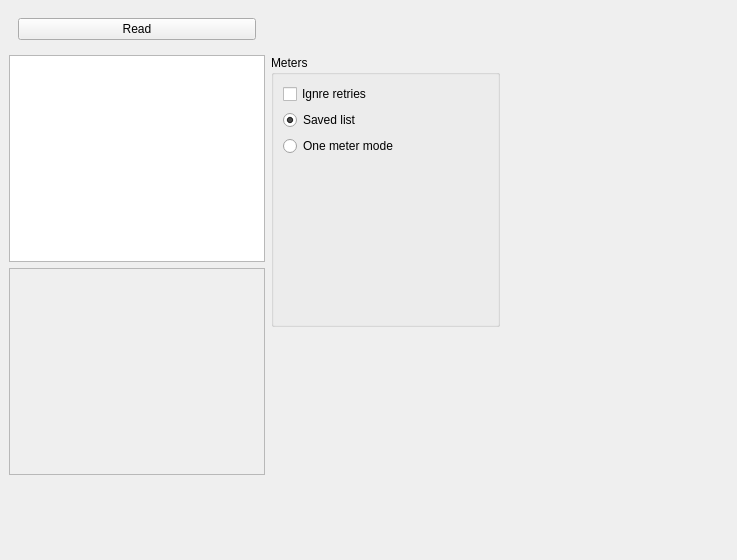
<?xml version="1.0" encoding="UTF-8"?>
<ui version="4.0">
 <class>StartPagePoll</class>
 <widget class="QWidget" name="StartPagePoll">
  <property name="geometry">
   <rect>
    <x>0</x>
    <y>0</y>
    <width>737</width>
    <height>560</height>
   </rect>
  </property>
  <property name="windowTitle">
   <string>Form</string>
  </property>
  <layout class="QGridLayout" name="gridLayout">
   <property name="leftMargin">
    <number>0</number>
   </property>
   <property name="topMargin">
    <number>0</number>
   </property>
   <property name="rightMargin">
    <number>0</number>
   </property>
   <property name="bottomMargin">
    <number>0</number>
   </property>
   <item row="0" column="0">
    <widget class="QTabWidget" name="tabWidget">
     <property name="documentMode">
      <bool>true</bool>
     </property>
     <property name="tabsClosable">
      <bool>true</bool>
     </property>
     <property name="movable">
      <bool>true</bool>
     </property>
     <property name="tabBarAutoHide">
      <bool>true</bool>
     </property>
     <widget class="QWidget" name="tab">
      <attribute name="icon">
       <iconset resource="../res.qrc">
        <normaloff>:/katynko/svg/edit-table-insert-row-below.svg</normaloff>:/katynko/svg/edit-table-insert-row-below.svg</iconset>
      </attribute>
      <attribute name="title">
       <string>Poll</string>
      </attribute>
      <layout class="QGridLayout" name="gridLayout_2">
       <item row="0" column="0">
        <widget class="QWidget" name="wdgtZbyrator" native="true">
         <property name="sizePolicy">
          <sizepolicy hsizetype="Expanding" vsizetype="Preferred">
           <horstretch>0</horstretch>
           <verstretch>0</verstretch>
          </sizepolicy>
         </property>
         <property name="minimumSize">
          <size>
           <width>0</width>
           <height>0</height>
          </size>
         </property>
         <layout class="QHBoxLayout" name="horizontalLayout">
          <item>
           <widget class="QPushButton" name="pbReadDb">
            <property name="sizePolicy">
             <sizepolicy hsizetype="Expanding" vsizetype="Preferred">
              <horstretch>114</horstretch>
              <verstretch>0</verstretch>
             </sizepolicy>
            </property>
            <property name="text">
             <string>Read</string>
            </property>
            <property name="icon">
             <iconset resource="../res.qrc">
              <normaloff>:/katynko/svg/flag-green.svg</normaloff>:/katynko/svg/flag-green.svg</iconset>
            </property>
           </widget>
          </item>
         </layout>
        </widget>
       </item>
       <item row="1" column="2">
        <spacer name="horizontalSpacer_2">
         <property name="orientation">
          <enum>Qt::Horizontal</enum>
         </property>
         <property name="sizeHint" stdset="0">
          <size>
           <width>146</width>
           <height>274</height>
          </size>
         </property>
        </spacer>
       </item>
       <item row="1" column="0">
        <layout class="QVBoxLayout" name="verticalLayout_5">
         <item>
          <widget class="QListView" name="lvMeterDataProfile">
           <property name="sizePolicy">
            <sizepolicy hsizetype="Preferred" vsizetype="Expanding">
             <horstretch>0</horstretch>
             <verstretch>0</verstretch>
            </sizepolicy>
           </property>
           <property name="font">
            <font>
             <pointsize>12</pointsize>
            </font>
           </property>
           <property name="mouseTracking">
            <bool>false</bool>
           </property>
           <property name="editTriggers">
            <set>QAbstractItemView::NoEditTriggers</set>
           </property>
           <property name="showDropIndicator" stdset="0">
            <bool>false</bool>
           </property>
           <property name="dragDropMode">
            <enum>QAbstractItemView::DragOnly</enum>
           </property>
           <property name="alternatingRowColors">
            <bool>true</bool>
           </property>
           <property name="selectionMode">
            <enum>QAbstractItemView::SingleSelection</enum>
           </property>
           <property name="movement">
            <enum>QListView::Free</enum>
           </property>
           <property name="flow">
            <enum>QListView::TopToBottom</enum>
           </property>
           <property name="layoutMode">
            <enum>QListView::Batched</enum>
           </property>
           <property name="selectionRectVisible">
            <bool>true</bool>
           </property>
          </widget>
         </item>
         <item>
          <widget class="QFrame" name="frame">
           <property name="sizePolicy">
            <sizepolicy hsizetype="Preferred" vsizetype="Expanding">
             <horstretch>0</horstretch>
             <verstretch>0</verstretch>
            </sizepolicy>
           </property>
           <property name="frameShape">
            <enum>QFrame::StyledPanel</enum>
           </property>
           <property name="frameShadow">
            <enum>QFrame::Raised</enum>
           </property>
           <layout class="QVBoxLayout" name="verticalLayout_2">
            <property name="leftMargin">
             <number>0</number>
            </property>
            <property name="topMargin">
             <number>0</number>
            </property>
            <property name="rightMargin">
             <number>0</number>
            </property>
            <property name="bottomMargin">
             <number>0</number>
            </property>
            <item>
             <layout class="QVBoxLayout" name="vl4dtWdgt"/>
            </item>
           </layout>
          </widget>
         </item>
         <item>
          <spacer name="verticalSpacer">
           <property name="orientation">
            <enum>Qt::Vertical</enum>
           </property>
           <property name="sizeType">
            <enum>QSizePolicy::Preferred</enum>
           </property>
           <property name="sizeHint" stdset="0">
            <size>
             <width>20</width>
             <height>76</height>
            </size>
           </property>
          </spacer>
         </item>
        </layout>
       </item>
       <item row="1" column="1">
        <layout class="QVBoxLayout" name="verticalLayout_6">
         <item>
          <widget class="QGroupBox" name="groupBox">
           <property name="sizePolicy">
            <sizepolicy hsizetype="Expanding" vsizetype="Fixed">
             <horstretch>0</horstretch>
             <verstretch>0</verstretch>
            </sizepolicy>
           </property>
           <property name="title">
            <string>Meters</string>
           </property>
           <layout class="QVBoxLayout" name="verticalLayout_3">
            <item>
             <widget class="QCheckBox" name="cbxIgnoreRetr">
              <property name="text">
               <string>Ignre retries</string>
              </property>
             </widget>
            </item>
            <item>
             <widget class="QRadioButton" name="rbSavedList">
              <property name="text">
               <string>Saved list</string>
              </property>
              <property name="checked">
               <bool>true</bool>
              </property>
             </widget>
            </item>
            <item>
             <widget class="QRadioButton" name="rbOneMeter">
              <property name="text">
               <string>One meter mode</string>
              </property>
             </widget>
            </item>
            <item>
             <widget class="QStackedWidget" name="swMeterMode">
              <property name="currentIndex">
               <number>0</number>
              </property>
              <widget class="QWidget" name="page">
               <layout class="QVBoxLayout" name="verticalLayout_4">
                <item>
                 <spacer name="verticalSpacer_3">
                  <property name="orientation">
                   <enum>Qt::Vertical</enum>
                  </property>
                  <property name="sizeHint" stdset="0">
                   <size>
                    <width>20</width>
                    <height>75</height>
                   </size>
                  </property>
                 </spacer>
                </item>
               </layout>
              </widget>
              <widget class="QWidget" name="page_2">
               <layout class="QFormLayout" name="formLayout">
                <item row="0" column="0">
                 <widget class="QLabel" name="label">
                  <property name="text">
                   <string>Type</string>
                  </property>
                 </widget>
                </item>
                <item row="0" column="1">
                 <widget class="QComboBox" name="cbxOneMeterModel"/>
                </item>
                <item row="1" column="0">
                 <widget class="QLabel" name="label_2">
                  <property name="text">
                   <string>NI</string>
                  </property>
                 </widget>
                </item>
                <item row="1" column="1">
                 <widget class="QLineEdit" name="leOneMeterNI">
                  <property name="clearButtonEnabled">
                   <bool>true</bool>
                  </property>
                 </widget>
                </item>
                <item row="2" column="1">
                 <widget class="QLineEdit" name="leOneMeterPass">
                  <property name="maxLength">
                   <number>255</number>
                  </property>
                  <property name="clearButtonEnabled">
                   <bool>true</bool>
                  </property>
                 </widget>
                </item>
                <item row="2" column="0">
                 <widget class="QLabel" name="label_3">
                  <property name="text">
                   <string>Password</string>
                  </property>
                 </widget>
                </item>
                <item row="3" column="0">
                 <widget class="QLabel" name="label_4">
                  <property name="text">
                   <string>Energy</string>
                  </property>
                 </widget>
                </item>
                <item row="4" column="0">
                 <widget class="QLabel" name="label_5">
                  <property name="text">
                   <string>Tariff</string>
                  </property>
                 </widget>
                </item>
                <item row="4" column="1">
                 <widget class="QSpinBox" name="sbOneMeterTariff">
                  <property name="minimum">
                   <number>1</number>
                  </property>
                  <property name="maximum">
                   <number>4</number>
                  </property>
                 </widget>
                </item>
                <item row="3" column="1">
                 <widget class="QComboBox" name="cbxOneMeterEnergy"/>
                </item>
               </layout>
              </widget>
             </widget>
            </item>
           </layout>
          </widget>
         </item>
         <item>
          <spacer name="verticalSpacer_5">
           <property name="orientation">
            <enum>Qt::Vertical</enum>
           </property>
           <property name="sizeType">
            <enum>QSizePolicy::Expanding</enum>
           </property>
           <property name="sizeHint" stdset="0">
            <size>
             <width>48</width>
             <height>241</height>
            </size>
           </property>
          </spacer>
         </item>
        </layout>
       </item>
      </layout>
     </widget>
    </widget>
   </item>
  </layout>
 </widget>
 <resources>
  <include location="../res.qrc"/>
 </resources>
 <connections/>
</ui>
